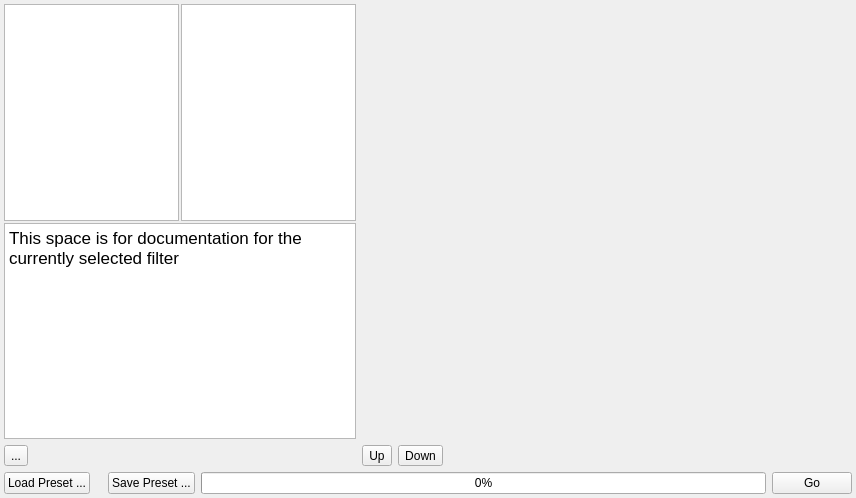
<?xml version="1.0" encoding="UTF-8"?>
<ui version="4.0">
 <class>PipelineBuilderWidget</class>
 <widget class="QWidget" name="PipelineBuilderWidget">
  <property name="geometry">
   <rect>
    <x>0</x>
    <y>0</y>
    <width>856</width>
    <height>498</height>
   </rect>
  </property>
  <property name="windowTitle">
   <string>Form</string>
  </property>
  <layout class="QGridLayout" name="gridLayout_2">
   <property name="margin">
    <number>4</number>
   </property>
   <item row="0" column="0">
    <layout class="QGridLayout" name="gridLayout">
     <property name="spacing">
      <number>2</number>
     </property>
     <item row="0" column="0">
      <widget class="QTreeWidget" name="filterLibraryTree">
       <property name="sizePolicy">
        <sizepolicy hsizetype="Fixed" vsizetype="Preferred">
         <horstretch>0</horstretch>
         <verstretch>0</verstretch>
        </sizepolicy>
       </property>
       <property name="maximumSize">
        <size>
         <width>175</width>
         <height>16777215</height>
        </size>
       </property>
       <property name="headerHidden">
        <bool>true</bool>
       </property>
       <column>
        <property name="text">
         <string notr="true">1</string>
        </property>
       </column>
      </widget>
     </item>
     <item row="0" column="1">
      <widget class="QFilterListWidget" name="filterList">
       <property name="sizePolicy">
        <sizepolicy hsizetype="Fixed" vsizetype="Preferred">
         <horstretch>0</horstretch>
         <verstretch>0</verstretch>
        </sizepolicy>
       </property>
       <property name="maximumSize">
        <size>
         <width>175</width>
         <height>16777215</height>
        </size>
       </property>
       <property name="showDropIndicator" stdset="0">
        <bool>false</bool>
       </property>
       <property name="dragEnabled">
        <bool>true</bool>
       </property>
       <property name="dragDropMode">
        <enum>QAbstractItemView::DragOnly</enum>
       </property>
       <property name="defaultDropAction">
        <enum>Qt::CopyAction</enum>
       </property>
       <property name="alternatingRowColors">
        <bool>true</bool>
       </property>
       <property name="verticalScrollMode">
        <enum>QAbstractItemView::ScrollPerPixel</enum>
       </property>
       <property name="horizontalScrollMode">
        <enum>QAbstractItemView::ScrollPerPixel</enum>
       </property>
      </widget>
     </item>
     <item row="1" column="0" colspan="2">
      <widget class="QTextEdit" name="helpTextEdit">
       <property name="sizePolicy">
        <sizepolicy hsizetype="Preferred" vsizetype="Preferred">
         <horstretch>0</horstretch>
         <verstretch>0</verstretch>
        </sizepolicy>
       </property>
       <property name="autoFillBackground">
        <bool>false</bool>
       </property>
       <property name="readOnly">
        <bool>true</bool>
       </property>
       <property name="html">
        <string>&lt;!DOCTYPE HTML PUBLIC &quot;-//W3C//DTD HTML 4.0//EN&quot; &quot;http://www.w3.org/TR/REC-html40/strict.dtd&quot;&gt;
&lt;html&gt;&lt;head&gt;&lt;meta name=&quot;qrichtext&quot; content=&quot;1&quot; /&gt;&lt;style type=&quot;text/css&quot;&gt;
p, li { white-space: pre-wrap; }
&lt;/style&gt;&lt;/head&gt;&lt;body style=&quot; font-family:'Lucida Grande'; font-size:13pt; font-weight:400; font-style:normal;&quot;&gt;
&lt;p style=&quot; margin-top:0px; margin-bottom:0px; margin-left:0px; margin-right:0px; -qt-block-indent:0; text-indent:0px;&quot;&gt;This space is for documentation for the currently selected filter&lt;/p&gt;&lt;/body&gt;&lt;/html&gt;</string>
       </property>
      </widget>
     </item>
    </layout>
   </item>
   <item row="3" column="0" colspan="2">
    <layout class="QHBoxLayout" name="horz_layout_1">
     <item>
      <widget class="QPushButton" name="m_LoadSettingsBtn">
       <property name="text">
        <string>Load Preset ...</string>
       </property>
      </widget>
     </item>
     <item>
      <spacer name="horizontalSpacer_19">
       <property name="orientation">
        <enum>Qt::Horizontal</enum>
       </property>
       <property name="sizeType">
        <enum>QSizePolicy::Fixed</enum>
       </property>
       <property name="sizeHint" stdset="0">
        <size>
         <width>12</width>
         <height>20</height>
        </size>
       </property>
      </spacer>
     </item>
     <item>
      <widget class="QPushButton" name="m_SaveSettingsBtn">
       <property name="text">
        <string>Save Preset ...</string>
       </property>
      </widget>
     </item>
     <item>
      <widget class="QProgressBar" name="m_progressBar">
       <property name="value">
        <number>0</number>
       </property>
      </widget>
     </item>
     <item>
      <widget class="QPushButton" name="m_GoBtn">
       <property name="text">
        <string>Go</string>
       </property>
      </widget>
     </item>
    </layout>
   </item>
   <item row="1" column="0">
    <widget class="QToolButton" name="toggleDocs">
     <property name="text">
      <string>...</string>
     </property>
     <property name="checkable">
      <bool>true</bool>
     </property>
    </widget>
   </item>
   <item row="1" column="1">
    <layout class="QHBoxLayout" name="horizontalLayout">
     <property name="topMargin">
      <number>0</number>
     </property>
     <item>
      <widget class="QToolButton" name="filterUp">
       <property name="text">
        <string>Up</string>
       </property>
      </widget>
     </item>
     <item>
      <widget class="QToolButton" name="filterDown">
       <property name="text">
        <string>Down</string>
       </property>
      </widget>
     </item>
     <item>
      <spacer name="horizontalSpacer">
       <property name="orientation">
        <enum>Qt::Horizontal</enum>
       </property>
       <property name="sizeHint" stdset="0">
        <size>
         <width>40</width>
         <height>20</height>
        </size>
       </property>
      </spacer>
     </item>
    </layout>
   </item>
   <item row="0" column="1">
    <widget class="QDroppableScrollArea" name="scrollArea">
     <property name="sizePolicy">
      <sizepolicy hsizetype="Expanding" vsizetype="Expanding">
       <horstretch>0</horstretch>
       <verstretch>0</verstretch>
      </sizepolicy>
     </property>
     <property name="minimumSize">
      <size>
       <width>400</width>
       <height>0</height>
      </size>
     </property>
     <property name="frameShape">
      <enum>QFrame::NoFrame</enum>
     </property>
     <property name="widgetResizable">
      <bool>true</bool>
     </property>
     <property name="alignment">
      <set>Qt::AlignHCenter|Qt::AlignTop</set>
     </property>
     <widget class="QWidget" name="scrollAreaWidgetContents">
      <property name="geometry">
       <rect>
        <x>0</x>
        <y>0</y>
        <width>484</width>
        <height>16</height>
       </rect>
      </property>
      <property name="sizePolicy">
       <sizepolicy hsizetype="Expanding" vsizetype="Fixed">
        <horstretch>0</horstretch>
        <verstretch>0</verstretch>
       </sizepolicy>
      </property>
     </widget>
    </widget>
   </item>
  </layout>
 </widget>
 <customwidgets>
  <customwidget>
   <class>QDroppableScrollArea</class>
   <extends>QScrollArea</extends>
   <header location="global">QDroppableScrollArea.h</header>
   <container>1</container>
  </customwidget>
  <customwidget>
   <class>QFilterListWidget</class>
   <extends>QListWidget</extends>
   <header location="global">QFilterListWidget.h</header>
  </customwidget>
 </customwidgets>
 <resources>
  <include location="../../../../Resources/icons/images/Icons.qrc"/>
 </resources>
 <connections/>
</ui>
